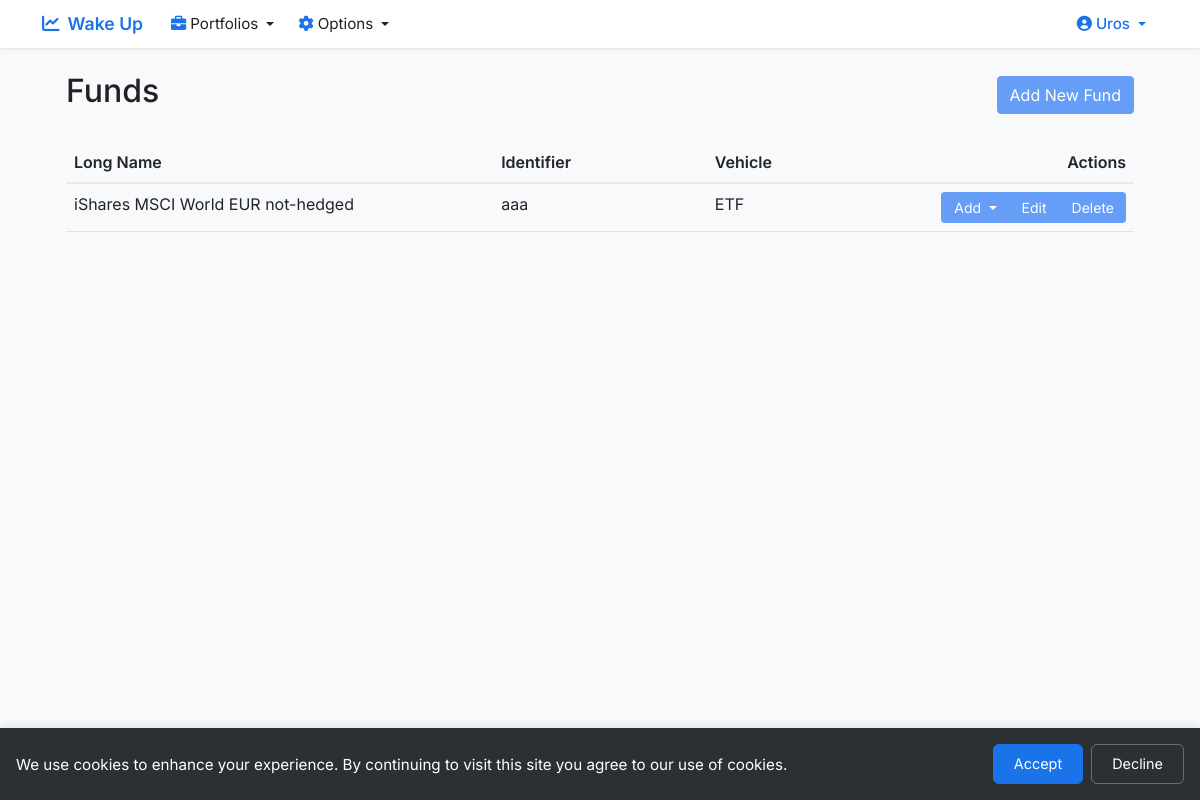
The app's page /get_funds (signed in), older data.
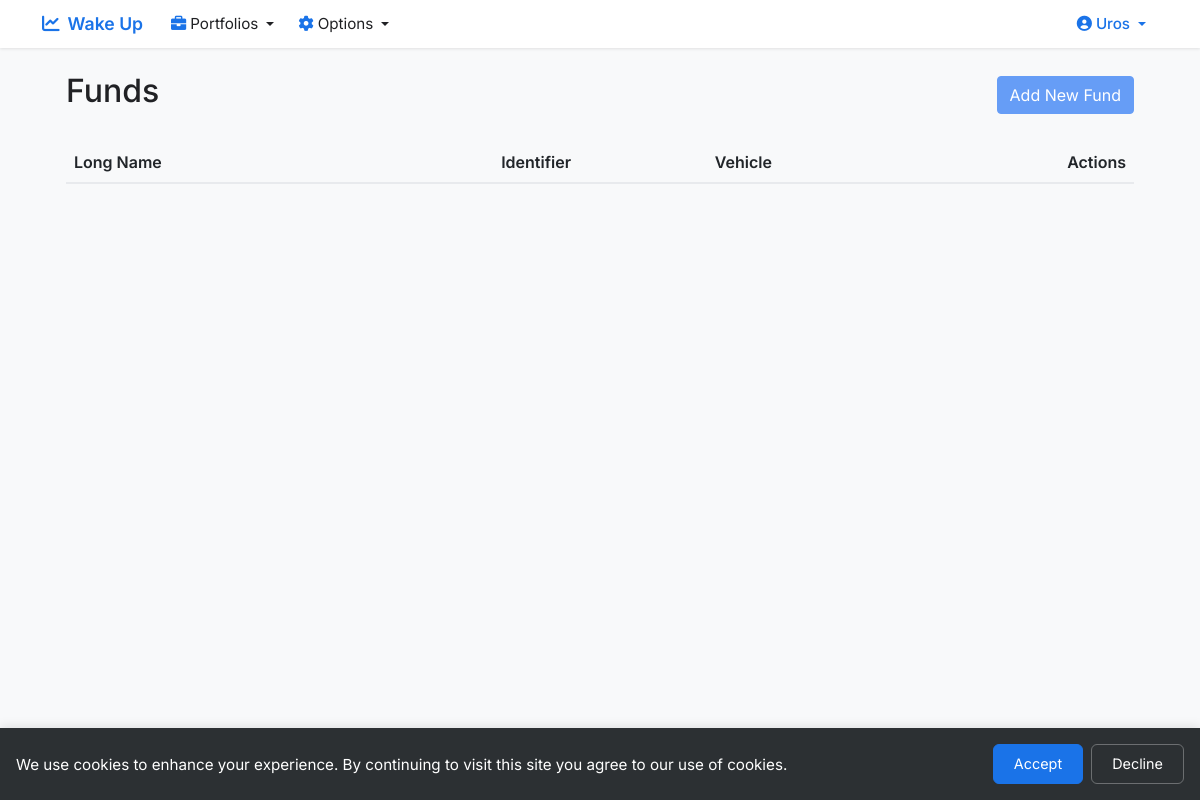
The same page, newer data.
### app.py (models this page shows, shortened)
class Fund(db.Model):
    __tablename__ = 'fund'
    id = db.Column(db.Integer, primary_key=True)
    fund_name = db.Column(db.String(120), nullable=False)
    user_id = db.Column(db.Integer, db.ForeignKey('user.id'), nullable=False)
    benchmark_id = db.Column(db.Integer, db.ForeignKey('benchmark.id'), nullable=False)
    generic_fund = db.Column(db.Integer, nullable=False, default=0)
    identifier = db.Column(db.String(50), nullable=True)
    long_name = db.Column(db.String(200), nullable=True)
    one_word_name = db.Column(db.String(50), nullable=True)
    price = db.Column(db.Float, nullable=True)
    date = db.Column(db.Date, nullable=True)
    ticker = db.Column(db.String(20), nullable=True)
    vehicle = db.Column(db.Integer, nullable=True)
    created_at = db.Column(db.DateTime, nullable=False, default=datetime.utcnow)
    user = db.relationship('User', back_populates='funds', lazy=True)
    benchmark = db.relationship('Benchmark', back_populates='funds', lazy=True)

### app.py (the view)
@app.route('/get_funds')
@login_required
def get_funds():
    if current_user.is_admin():
        funds = Fund.query.all()
    else:
        funds = Fund.query.filter(
            (Fund.user_id == current_user.id) |
            (Fund.generic_fund == 1)
        ).all()
    portfolios = Portfolio.query.filter_by(user_id=current_user.id).all()
    return render_template('funds.html', funds=funds, portfolios=portfolios)

### app.py (called while the page is built)
@app.after_request
def add_security_headers(response):
    response.headers['X-Content-Type-Options'] = 'nosniff'
    response.headers['X-Frame-Options'] = 'SAMEORIGIN'
    response.headers['X-XSS-Protection'] = '1; mode=block'
    response.headers['Strict-Transport-Security'] = 'max-age=31536000; includeSubDomains'
    return response

@login_manager.user_loader
def load_user(user_id):
    return User.query.get(int(user_id))

def login_required(f):
    @wraps(f)
    def decorated_function(*args, **kwargs):
        if not current_user.is_authenticated:
            return redirect(url_for('login'))
        return f(*args, **kwargs)
    return decorated_function

    def is_admin(self):
        return self.user_type == 'admin'

### templates/funds.html (shortened to what this page needs)
{% extends "base.html" %}
{% block content %}
<div class="container-fluid px-4">
    <div class="d-flex justify-content-between align-items-center mb-4">
        <h2>Funds</h2>
        <a href="{{ url_for('new_fund') }}" class="btn btn-primary">Add New Fund</a>
    </div>
    <div class="table-responsive">
        <table class="table table-hover">
            <thead>
                <tr>
                    <th style="width: 40%">Long Name</th>
                    <th style="width: 20%">Identifier</th>
                    <th style="width: 20%">Vehicle</th>
                    <th style="width: 20%; text-align: right">Actions</th>
                </tr>
            </thead>
            <tbody>
                {% for fund in funds %}
                <tr>
                    <td>{{ fund.long_name or fund.fund_name }}</td>
                    <td>{{ fund.identifier or '-' }}</td>
                    <td>{{ fund.vehicle or '-' }}</td>
                    <td class="text-end">
                        <div class="btn-group">
                            <div class="dropdown">
                                <button class="btn btn-primary btn-sm dropdown-toggle" type="button" id="addDropdown{{ fund.id }}" data-bs-toggle="dropdown" aria-expanded="false">
                                    Add
                                </button>
                            </div>
                            {% if current_user.is_admin() or fund.user_id == current_user.id %}
                            <a href="{{ url_for('edit_fund', id=fund.id) }}"
                               class="btn btn-primary btn-sm">
                                Edit
                            </a>
                            <a href="{{ url_for('delete_fund', id=fund.id) }}"
                               class="btn btn-primary btn-sm"
                               onclick="return confirm('Are you sure you want to delete this fund?')">
                                Delete
                            </a>
                            {% endif %}
                        </div>
                    </td>
                </tr>
                {% endfor %}
            </tbody>
        </table>
    </div>
</div>
{% endblock %}

Row changes from the older to the newer data that the page shows:
removed Fund: long_name "iShares MSCI World EUR not-hedged", identifier "aaa", vehicle "ETF"
